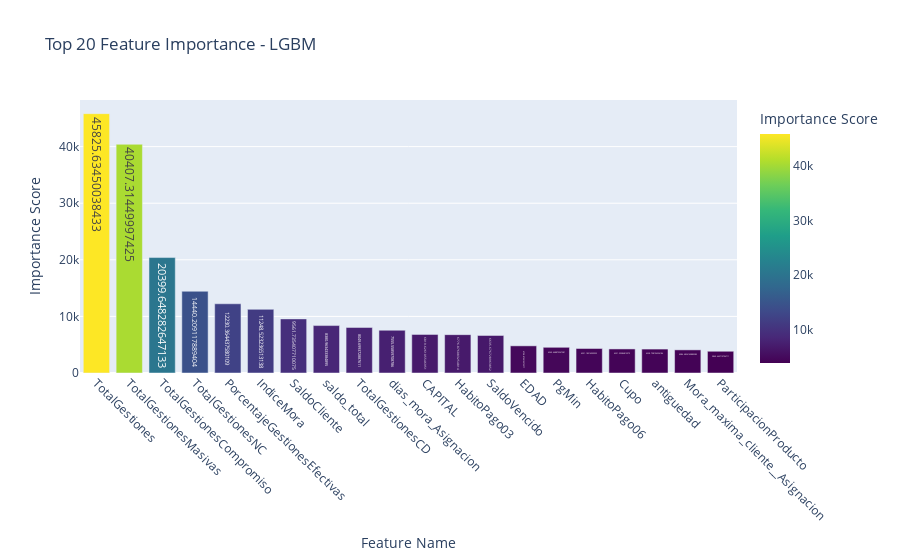

Source (notebook cell):
### Code cell
# Get raw importances by gain
importances = model.model.feature_importance(importance_type='gain')

# Get feature names from preprocessor
feature_names = model.preprocessor.get_feature_names_out()

# Map feature names to importances
importance_df = pd.DataFrame({
    'Feature': feature_names,
    'Importance': importances
}).sort_values(by='Importance', ascending=False).head(20)

# Plot
fig = px.bar(
    importance_df,
    x='Feature',
    y='Importance',
    title='Top 20 Feature Importance - LGBM',
    labels={'Feature': 'Feature Name', 'Importance': 'Importance Score'},
    color='Importance',
    color_continuous_scale='Viridis',
    text='Importance'
)
fig.update_layout(xaxis_tickangle=45)
fig.show()

### Figure 1 — Plotly figure (JSON) as saved in the notebook; plotly's stock layout.template omitted (floating-point values rounded to 4 significant figures)
{"data": [{"alignmentgroup": "True", "hovertemplate": "Feature Name=%{x}<br>Importance Score=%{marker.color}<extra></extra>", "legendgroup": "", "marker": {"color": [45830.0, 40410.0, 20400.0, 14440.0, 12230.0, 11250.0, 9562.0, 8381.0, 8050.0, 7556.0, 6820.0, 6777.0, 6636.0, 4799.0, 4541.0, 4331.0, 4251.0, 4229.0, 4087.0, 3841.0], "coloraxis": "coloraxis", "pattern": {"shape": ""}}, "name": "", "offsetgroup": "", "orientation": "v", "showlegend": false, "text": [45830.0, 40410.0, 20400.0, 14440.0, 12230.0, 11250.0, 9562.0, 8381.0, 8050.0, 7556.0, 6820.0, 6777.0, 6636.0, 4799.0, 4541.0, 4331.0, 4251.0, 4229.0, 4087.0, 3841.0], "textposition": "auto", "type": "bar", "x": ["TotalGestiones", "TotalGestionesMasivas", "TotalGestionesCompromiso", "TotalGestionesNC", "PorcentajeGestionesEfectivas", "IndiceMora", "SaldoCliente", "saldo_total", "TotalGestionesCD", "dias_mora_Asignacion", "CAPITAL", "HabitoPago03", "SaldoVencido", "EDAD", "PgMin", "HabitoPago06", "Cupo", "antiguedad", "Mora_maxima_cliente__Asignacion", "ParticipacionProducto"], "xaxis": "x", "y": [45830.0, 40410.0, 20400.0, 14440.0, 12230.0, 11250.0, 9562.0, 8381.0, 8050.0, 7556.0, 6820.0, 6777.0, 6636.0, 4799.0, 4541.0, 4331.0, 4251.0, 4229.0, 4087.0, 3841.0], "yaxis": "y"}], "layout": {"barmode": "relative", "coloraxis": {"colorbar": {"title": {"text": "Importance Score"}}, "colorscale": [[0, "#440154"], [0.1111, "#482878"], [0.2222, "#3e4989"], [0.3333, "#31688e"], [0.4444, "#26828e"], [0.5556, "#1f9e89"], [0.6667, "#35b779"], [0.7778, "#6ece58"], [0.8889, "#b5de2b"], [1, "#fde725"]]}, "legend": {"tracegroupgap": 0}, "title": {"text": "Top 20 Feature Importance - LGBM"}, "xaxis": {"anchor": "y", "domain": [0, 1], "tickangle": 45, "title": {"text": "Feature Name"}}, "yaxis": {"anchor": "x", "domain": [0, 1], "title": {"text": "Importance Score"}}}}
